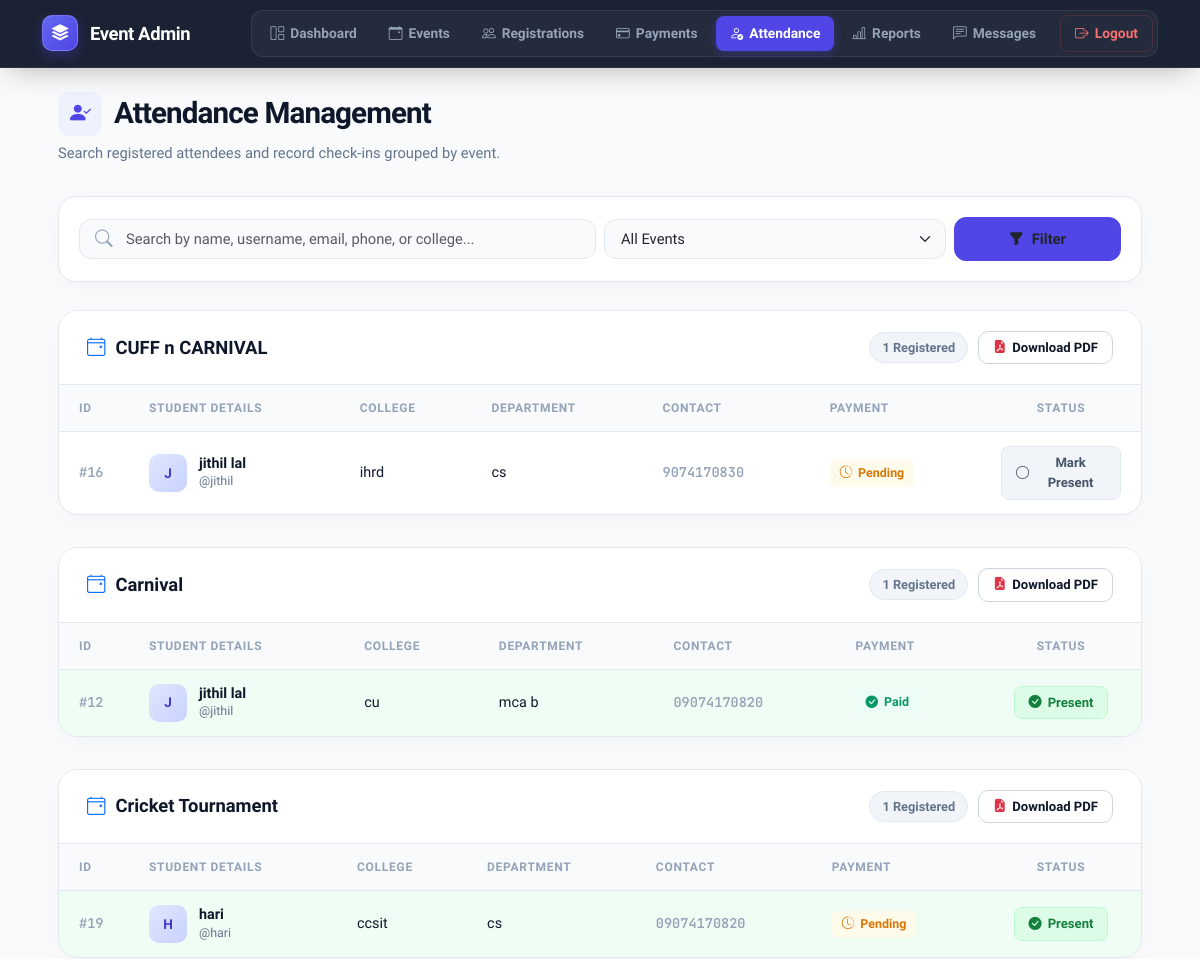
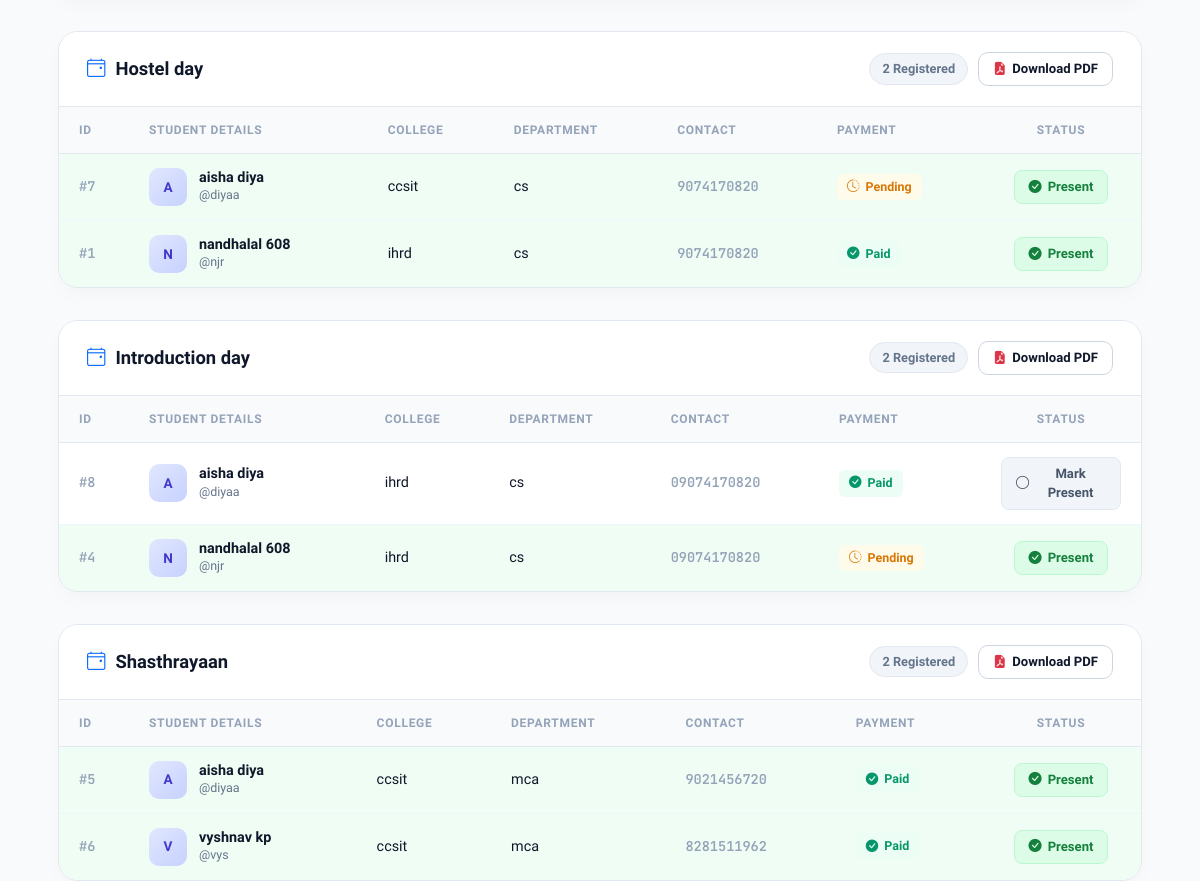
Page /attendance/ (signed in, upper part) on the earlier database version (2 pictures, top to bottom).
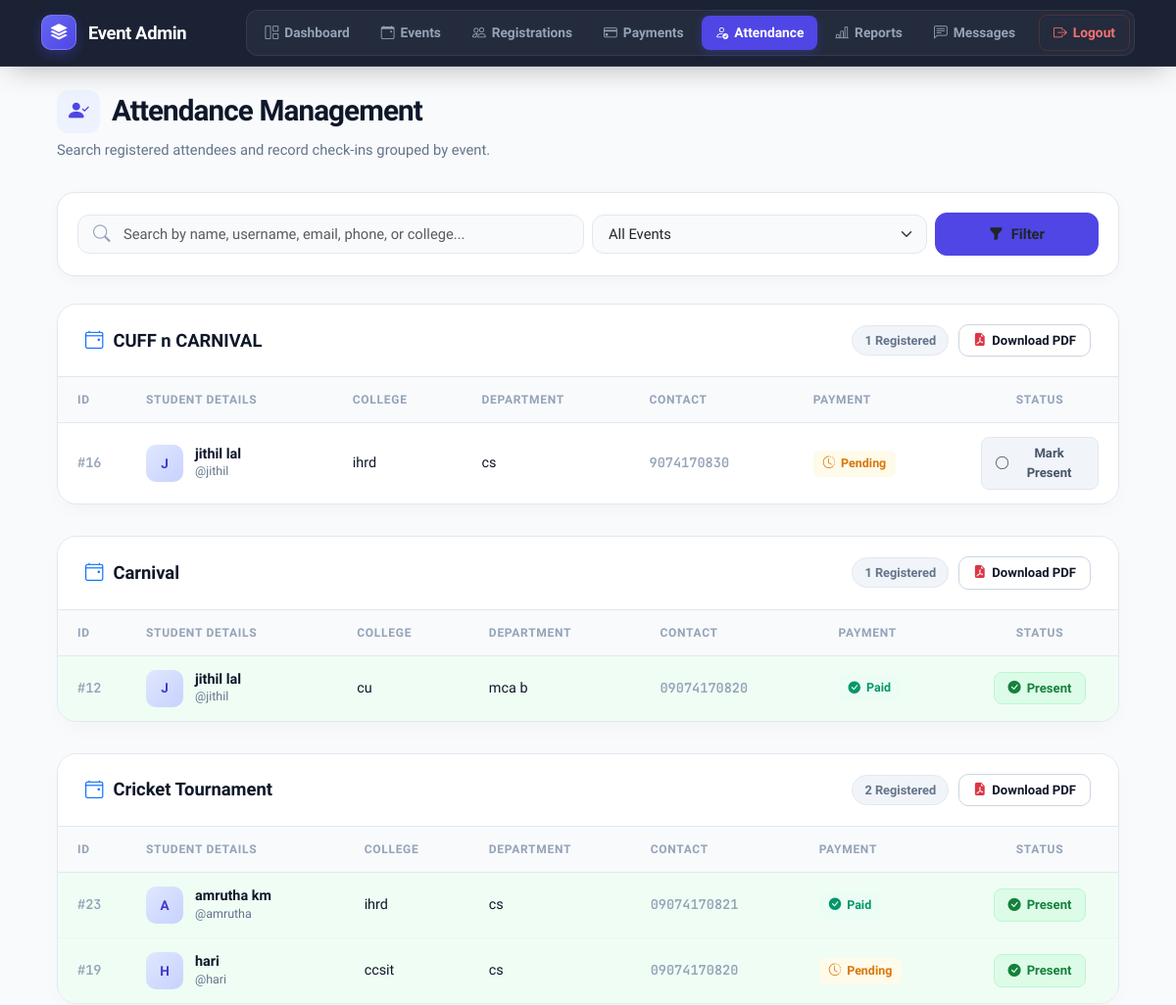
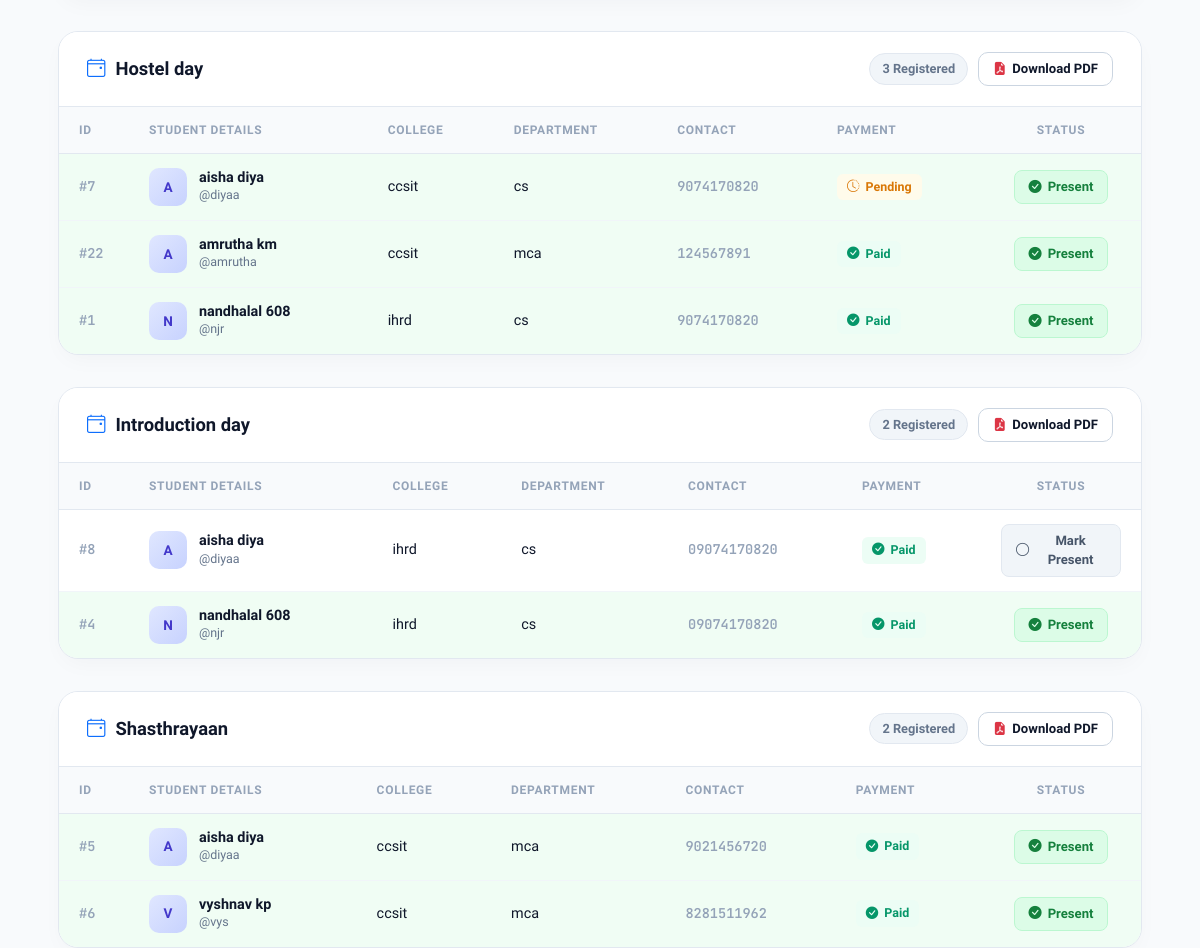
Same page on the later database version (2 pictures, top to bottom).
### myapp/models.py (models this page shows, shortened)
class Event(models.Model):
    title = models.CharField(max_length=200)
    category = models.CharField(max_length=100)
    venue = models.CharField(max_length=200)
    event_date = models.DateField()
    event_time = models.TimeField()
    last_date = models.DateField()
    description = models.TextField()
    image = models.ImageField(upload_to='events/')
    total_seats = models.IntegerField()
    registration_fee = models.DecimalField(max_digits=8, decimal_places=2)
    brochure = models.FileField(upload_to='brochures/', blank=True, null=True)
    status = models.BooleanField(default=True)

class Registration(models.Model):
    STATUS = (
        ('Pending', 'Pending'),
        ('Paid', 'Paid'),
    )
    user = models.ForeignKey(User, on_delete=models.CASCADE)
    event = models.ForeignKey(Event, on_delete=models.CASCADE)
    full_name = models.CharField(max_length=150)
    college = models.CharField(max_length=200)
    department = models.CharField(max_length=150)
    semester = models.CharField(max_length=50)
    phone = models.CharField(max_length=15)
    email = models.EmailField()
    payment_status = models.CharField(max_length=20, choices=STATUS, default='Pending')
    attendance = models.BooleanField(default=False)
    registration_date = models.DateTimeField(auto_now_add=True)

### myapp/views.py (the view, shortened to what this page needs)
# urls.py: path('attendance/', views.attendance, name='attendance'),
@login_required(login_url='login')
def attendance(request):
    if not request.user.is_staff:
        return redirect('home')
    query = request.GET.get('q', '').strip()
    selected_event_id = request.GET.get('event_id', '').strip()
    registrations = Registration.objects.select_related(
        'user',
        'event'
    ).all()
    if selected_event_id:
        registrations = registrations.filter(event_id=selected_event_id)
    registrations = registrations.order_by('event__title', 'full_name')
    selected_event_name = ''
    if selected_event_id:
        selected_event = Event.objects.filter(id=selected_event_id).first()
        if selected_event:
            selected_event_name = selected_event.title
    return render(
        request,
        'admin/attendance.html',
        {
            'registrations': registrations,
            'query': query,
            'events': Event.objects.all().order_by('title'),
            'selected_event_id': selected_event_id,
            'selected_event_name': selected_event_name,
        }
    )

### templates/admin/attendance.html (shortened to what the changed rows need)
{% extends 'admin/base.html' %}
{% block content %}
<link rel="stylesheet" href="https://cdn.jsdelivr.net/npm/bootstrap-icons@1.11.3/font/bootstrap-icons.min.css">
<div class="attendance-workspace">
  <div class="page-header">
    <div>
      <h2>
        <div class="header-icon-box">
          <i class="bi bi-person-check-fill"></i>
        </div>
        Attendance Management
      </h2>
    </div>
  </div>
  {% regroup registrations by event as event_groups %}
  {% for group in event_groups %}
    <div class="event-section" id="event-group-{{ forloop.counter }}">
      <div class="event-section-header">
        <h5>
          <i class="bi bi-calendar4-event text-primary"></i>
          {{ group.grouper.title }}
        </h5>
        <div class="event-header-actions">
          <span class="event-counter-badge">
            {{ group.list|length }} Registered
          </span>
          <button
            type="button"
            class="btn-pdf-download"
            onclick="downloadEventAttendancePDF('event-group-{{ forloop.counter }}', '{{ group.grouper.title|escapejs }}')">
            <i class="bi bi-file-earmark-pdf-fill text-danger"></i>
            Download PDF
          </button>
        </div>
      </div>
      <div class="table-responsive">
        <table class="modern-table">
          <thead>
            <tr>
              <th style="width: 70px;">ID</th>
              <th>Student Details</th>
              <th>College</th>
              <th>Department</th>
              <th>Contact</th>
              <th>Payment</th>
              <th style="width: 160px; text-align: center;">Status</th>
            </tr>
          </thead>
          <tbody>
            {% for reg in group.list %}
              <tr
                class="{% if reg.attendance %}row-present{% endif %}"
                data-reg-id="{{ reg.id }}"
                data-name="{{ reg.full_name }}"
                data-username="{{ reg.user.username }}"
                data-college="{{ reg.college }}"
                data-dept="{{ reg.department }}"
                data-phone="{{ reg.phone }}"
                data-payment="{{ reg.payment_status }}"
                data-attendance="{% if reg.attendance %}true{% else %}false{% endif %}"
              >
                <td><span class="id-mono">#{{ reg.id }}</span></td>
                <td>
                  <div class="student-cell">
                    <div class="student-avatar">
                      {{ reg.full_name|slice:":1"|upper }}
                    </div>
                    <div>
                      <div class="student-name">{{ reg.full_name }}</div>
                      <div class="student-meta">@{{ reg.user.username }}</div>
                    </div>
                  </div>
                </td>
                <td>{{ reg.college }}</td>
                <td>{{ reg.department }}</td>
                <td><span class="id-mono">{{ reg.phone }}</span></td>
                <td>
                  {% if reg.payment_status == "Paid" %}
                    <span class="payment-pill paid"><i class="bi bi-check-circle-fill"></i> Paid</span>
                  {% else %}
                    <span class="payment-pill pending"><i class="bi bi-clock-history"></i> Pending</span>
                  {% endif %}
                </td>
                <td class="text-center">
                  <form method="POST" action="{% url 'attendance' %}">
                    {% if reg.attendance %}
                      <button type="submit" class="btn-action-attendance is-present" title="Click to change to Absent">
                        <i class="bi bi-check-circle-fill"></i> Present
                      </button>
                    {% else %}
                      <button type="submit" class="btn-action-attendance is-absent" title="Click to mark Present">
                        <i class="bi bi-circle"></i> Mark Present
                      </button>
                    {% endif %}
                  </form>
                </td>
              </tr>
            {% endfor %}
          </tbody>
        </table>
      </div>
    </div>
  {% endfor %}
</div>
{% endblock %}

Differences in the rows shown:
changed Event "Cricket Tournament": list|length "1" → "2"
added Registration: id "23", full_name "A", full_name "amrutha km", user.username "amrutha", college "ihrd", department "cs", phone "09074170821", payment_status "Paid" (drawn), attendance True (drawn), shown under Event "Cricket Tournament"
changed Event "Hostel day": list|length "2" → "3"
added Registration: id "22", full_name "A", full_name "amrutha km", user.username "amrutha", college "ccsit", department "mca", phone "124567891", payment_status "Paid" (drawn), attendance True (drawn), shown under Event "Hostel day"
changed Registration id 4: payment_status "Pending" → "Paid"
